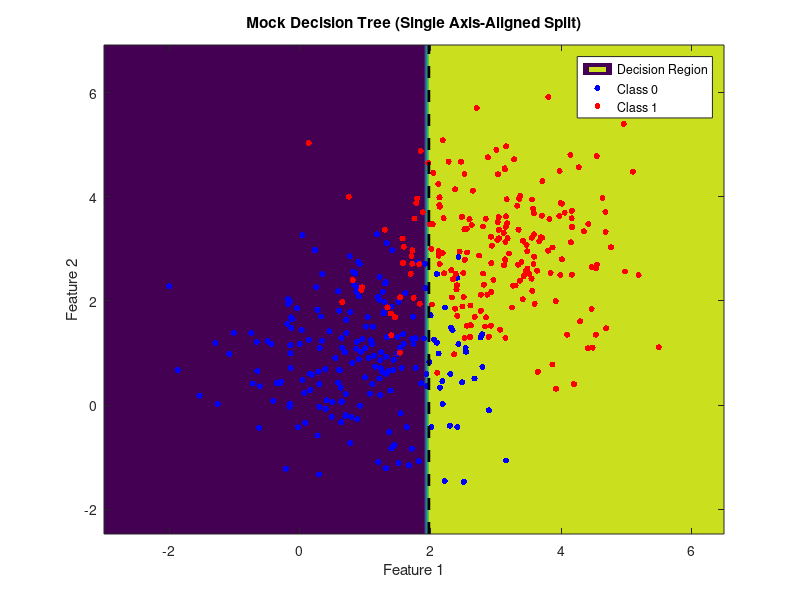

MATLAB code for this plot:
% Decision Tree Classification (Mock Implementation)
% BuyPolar Capital - Classical ML Series (MATLAB)

%% Simulate 2D data
rng(4);
N = 200;
X1 = randn(N,2) + [1,1];
X2 = randn(N,2) + [3,3];
X = [X1; X2];
y = [zeros(N,1); ones(N,1)];

%% Mock decision tree with axis-aligned split (no toolbox)
% We'll just split at the midpoint between means as a basic tree
split_dim = 1;
split_val = (mean(X1(:,split_dim)) + mean(X2(:,split_dim))) / 2;

% Predict on grid
[x1g,x2g] = meshgrid(linspace(min(X(:,1))-1,max(X(:,1))+1,100), linspace(min(X(:,2))-1,max(X(:,2))+1,100));
Xg = [x1g(:), x2g(:)];
yg = double(Xg(:,split_dim) > split_val);

%% Plot
if ~exist('plots', 'dir')
    mkdir('plots');
end

figure;
contourf(x1g,x2g,reshape(yg,size(x1g)),'LineColor','none'); hold on;
scatter(X1(:,1), X1(:,2), 20, 'b', 'filled');
scatter(X2(:,1), X2(:,2), 20, 'r', 'filled');
plot([split_val split_val], ylim, '--k', 'LineWidth', 2);
title('Mock Decision Tree (Single Axis-Aligned Split)');
xlabel('Feature 1'); ylabel('Feature 2'); legend('Decision Region','Class 0','Class 1');

print(gcf, fullfile('plots','decision_tree_classification'), '-dpdf');

disp('Mock decision tree classification complete.');